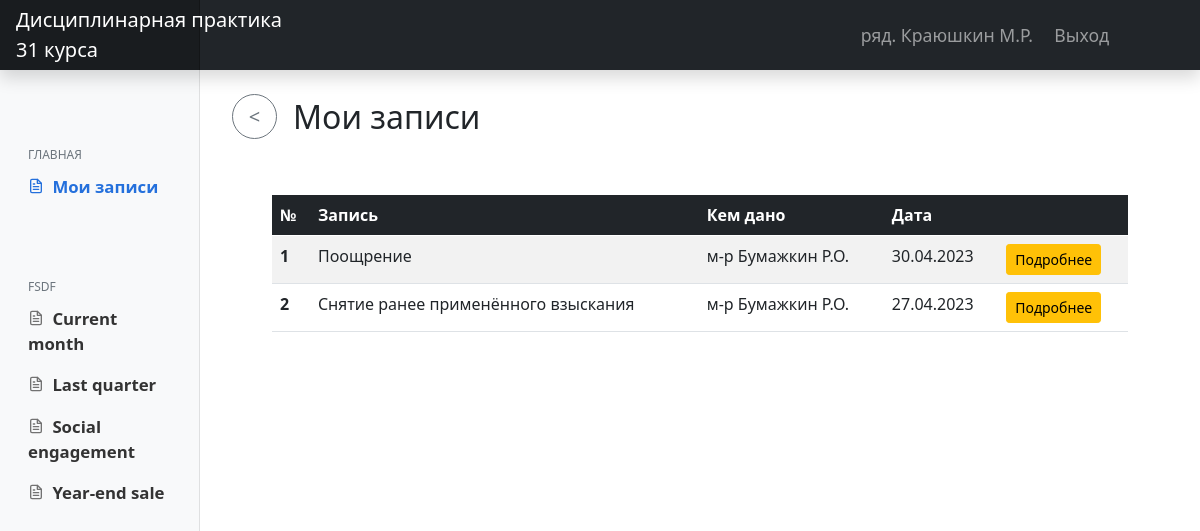
Page /my_notes/ (signed in) on the earlier database version.
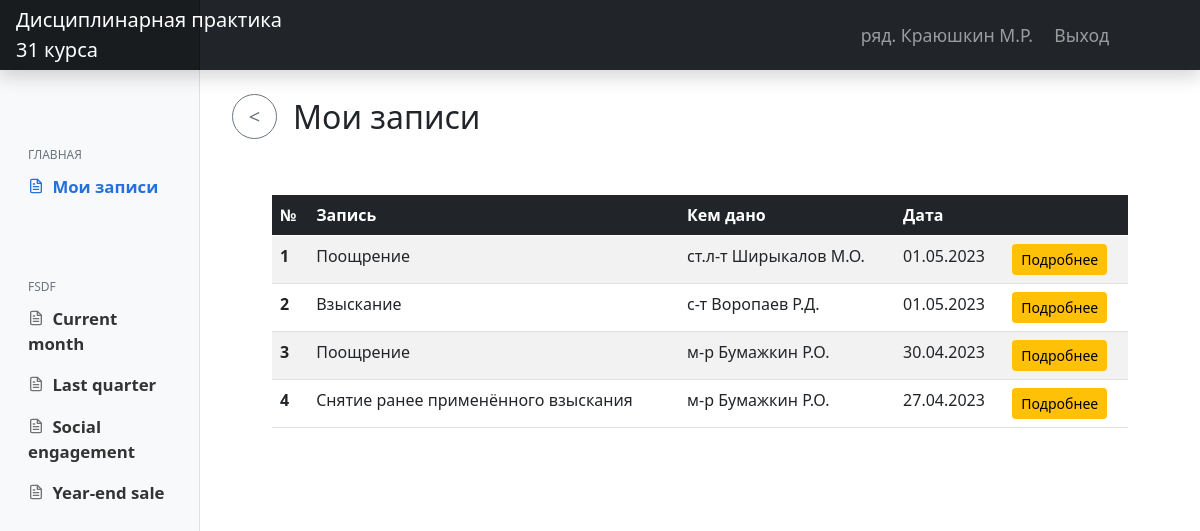
Same page on the later database version.
### main/models.py (models this page shows, shortened)
class Note(models.Model):
    TYPENOTE_CHOICES = (
        ('Поощрение', 'Поощрение'),
        ('Взыскание', 'Взыскание'),
        ('Снятие ранее применённого взыскания', 'Снятие ранее применённого взыскания'),
    )
    cadet = models.ForeignKey(settings.AUTH_USER_MODEL, on_delete=models.CASCADE, related_name='note_for_cadet',
                              verbose_name='Кому')
    type = models.CharField('Вид записи', choices=TYPENOTE_CHOICES, max_length=40)
    who_gave = models.ForeignKey(settings.AUTH_USER_MODEL, on_delete=models.CASCADE, related_name='note_who_gave',
                                 verbose_name='Кем дано')
    text = models.TextField('Текст записи')
    date = models.DateField('Дата')
    check_active = models.BooleanField('Активно', default=True)
    slug = models.SlugField(max_length=255, unique=True, db_index=True, blank=True)
    class Meta:
        verbose_name = 'Запись'
        verbose_name_plural = 'Записи'

class CustomUser(AbstractUser):
    LS = 1
    KO = 2
    KG = 3
    KOF = 4
    ST = 5
    NK = 6
    ROLE_CHOICES = (
        (LS, 'Курсант'),
        (KO, 'Командир отделения'),
        (KG, 'Командир группы'),
        (KOF, 'Курсовой офицер'),
        (ST, 'Старшина курса'),
        (NK, 'Начальник курса')
    )
    RANG_CHOICES = (
        ('ряд.', 'Рядовой'),
        ('мл.с-т', 'Мл.Сержант'),
        ('с-т', 'Сержант'),
        ('ст.с-т', 'Ст.Сержант'),
        ('пр-к', 'Прапорщик'),
        ('ст.пр-к', 'Ст.Прапорщик'),
        ('л-т', 'Лейтенант'),
        ('ст.л-т', 'Ст.Лейтенант'),
        ('к-н', 'Капитан'),
        ('м-р', 'Майор'),
        ('п/п-к', 'Подполковник'),
        ('п-к', 'Полковник')
    )
    PLATOON_CHOICES = (
        (1, '1 взвод'),
        (2, '2 взвод')
    )
    GROUP_CHOICES = (
        (311, '311 группа'),
        (312, '312 группа'),
        (313, '313 группа'),
        (314, '314 группа')
    )
    UNIT_CHOICES = (
        (1, '1 отделение'),
        (2, '2 отделение'),
        (3, '3 отделение')
    )
    role = models.PositiveSmallIntegerField('Должность', choices=ROLE_CHOICES, blank=True, null=True)
    first_name = models.CharField('Имя', max_length=50, blank=True, null=True)
    last_name = models.CharField('Фамилия', max_length=50, blank=True, null=True)
    surname = models.CharField('Отчество', max_length=50, blank=True, null=True)
    rang = models.CharField('Воинское звание', choices=RANG_CHOICES, max_length=50, blank=True, null=True)
    platoon = models.PositiveSmallIntegerField('Взвод', choices=PLATOON_CHOICES, blank=True, null=True)
    group = models.IntegerField('Номер группы', choices=GROUP_CHOICES, blank=True, null=True)
    unit = models.PositiveSmallIntegerField('Отделение', choices=UNIT_CHOICES, blank=True, null=True)
    def get_FIO(self):
        if self.last_name:
            return str(self.rang) + ' ' + str(self.last_name) + ' ' + str(self.first_name[0].upper()) + '.' + str(
                self.surname[0].upper()) + '.'
        else:
            return "'unknown'"

### main/views.py (the view)
# urls.py: path('my_notes/', UserNotesListView.as_view(), name='view_my_notes'),
class UserNotesListView(LoginRequiredMixin, ListView):
    model = Note
    context_object_name = 'user_notes'
    template_name = 'main/my_notes.html'
    def get_queryset(self):
        login_user = self.request.user
        notes = Note.objects.filter(cadet=login_user).order_by('-date')
        return notes

### main/templates/main/my_notes.html (shortened to what this page needs)
{% extends 'main/layout.html' %}
{% load static %}
{% block content %}
    <h2 class="mt-4 ms-2"><a onclick="history.back();"><button class="btn btn-outline-secondary btn-circle btn-sm mb-2 me-3"><</button></a>Мои записи</h2>
    {% if user_notes %}
    <div class="table-responsive mt-5 mx-5">
        <table class="table table-striped">
            <thead class="table-dark">
            <tr>
                <th scope="col">№</th>
                <th scope="col">Запись</th>
                <th scope="col">Кем дано</th>
                <th scope="col">Дата</th>
                <th scope="col"></th>
            </tr>
            </thead>
            <tbody>
            {% for note in user_notes %}
                <tr>
                    <th scope="row">{{ forloop.counter }}</th>
                    <td>{{ note.type }}</td>
                    <td>{{ note.who_gave.get_FIO }}</td>
                    <td>{{ note.date|date:"d.m.Y" }}</td>
                    <td><a class="btn btn-sm btn-warning" href="{% url 'user_note_detail' slug=note.slug %}">Подробнее</a></td>
                </tr>
            {% endfor %}
            </tbody>
        </table>
    </div>
    {% else %}
        <div class="alert alert-warning text-center mt-4 mx-5" role="alert">
            <h4 class="mt-1">У вас нет записей</h4>
        </div>
    {% endif %}
{% endblock %}

Differences in the rows shown:
added Note: type "Поощрение", who_gave.get_FIO "ст.л-т Ширыкалов М.О.", date "01.05.2023"
added Note: type "Взыскание", who_gave.get_FIO "с-т Воропаев Р.Д.", date "01.05.2023"
